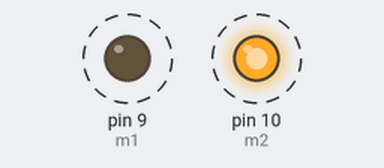
Recording of a sketch running on a simulated Arduino Uno, built with avr-gcc and run on an emulated ATmega328P. On the bench: output pins drawn as LEDs (lit = HIGH). Dashed ring = blinking.

Above: at 0.1 s.
Timing chart, 0 to 3.0 s (numbered marks = the images above):
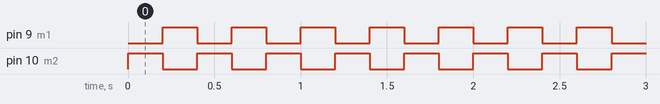

Measured:
- by itself, pin 9 (m1), pin 10 (m2): alternates HIGH for 0.20 s and LOW for 0.20 s

The sketch:

_window_test.ino
```cpp
const int m1=9;
const int m2=10;
void setup(){
  Serial.begin(9600);
  pinMode(m1,OUTPUT);
  pinMode(m2,OUTPUT);

}
void loop(){
  digitalWrite(m1,LOW);
  digitalWrite(m2,HIGH);
    delay(200);
  digitalWrite(m1,HIGH);
  digitalWrite(m2,LOW);

   delay(200);

}
```
